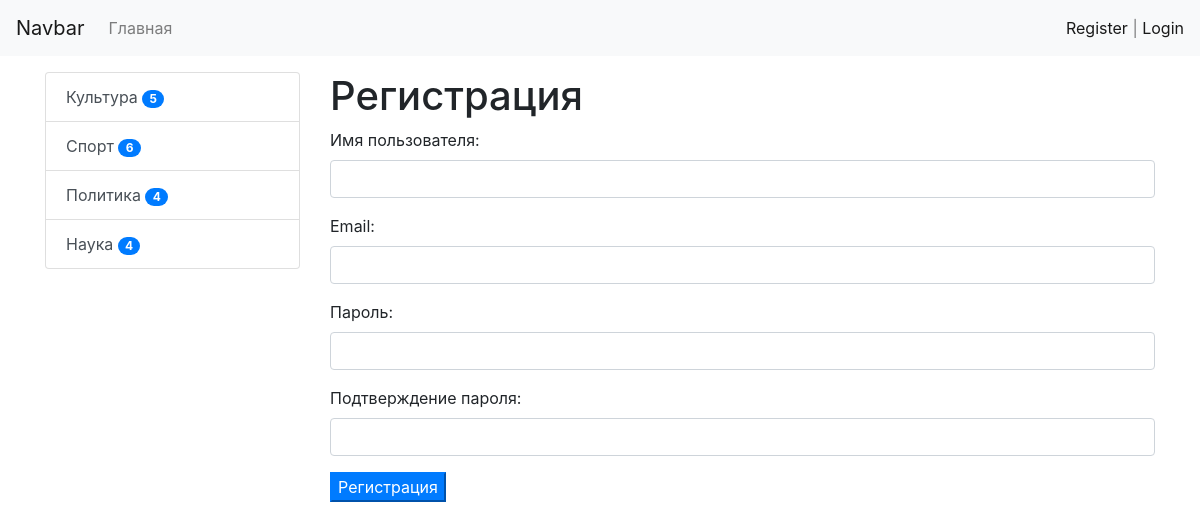
/account/register/, run on the app's committed database.
### news/models.py (models this page shows, shortened)
class Category(models.Model):
    title = models.CharField(max_length=150, db_index=True, verbose_name='Наименование категории')
    def get_absolute_url(self):
        return reverse('category', kwargs={'category_id': self.pk})
    class Meta:
        verbose_name = 'Категория'
        verbose_name_plural = 'Категории'
        ordering = ['title']

### user/views.py (the view)
# urls.py: path('register/', register, name='register'),
def register(request):
    if request.method == 'POST':
        form = UserRegisterForm(request.POST)
        if form.is_valid():
            user = form.save()
            login(request, user)
            messages.success(request, 'Вы успешно зарегистрировались!')
            return redirect('home')
        else:
            messages.error(request, 'Ошибка при регистрации!')
    else:
        form = UserRegisterForm()
    return render(request, 'user/register.html', {'form': form})

### user/forms.py
class UserRegisterForm(UserCreationForm):
    username = forms.CharField(max_length=150, label='Имя пользователя',
                               widget=forms.TextInput(attrs={'class': 'form-control', 'autocomplete': 'off'}))
    password1 = forms.CharField(label='Пароль',
                                widget=forms.PasswordInput(attrs={'class': 'form-control'}))
    password2 = forms.CharField(label='Подтверждение пароля',
                                widget=forms.PasswordInput(attrs={'class': 'form-control'}))
    email = forms.EmailField(label='Email',
                             widget=forms.EmailInput(attrs={'class': 'form-control', 'autocomplete': 'off'}))
    class Meta:
        model = User
        fields = ('username', 'email', 'password1', 'password2')

### news/templatetags/news_tags.py (called while the page is built)
@register.simple_tag()  # декоратор для того, чтобы зарегистрировать функцию в теги шаблона
def get_categories():
    category_list = Category.objects.annotate(cnt=Count('get_news')).filter(cnt__gt=0)
    return category_list

### user/templates/user/register.html (shortened to what this page needs)
{% extends 'base.html' %}
{% block content %}
<form  method="POST">
    <h1> Регистрация </h1>
    {{ form.as_p }}
    <button type="submit" class="btn-primary btm-block">Регистрация</button>
</form>
{% endblock %}

### templates/inc/_sidebar.html
{% load news_tags %}
<div class="list-group">
    {% get_categories as categories %}
    {% for cat_item in categories %}
    <a href="{{ cat_item.get_absolute_url }}" class="list-group-item list-group-item-action" >{{ cat_item.title }} <span class="badge badge-primary badge-pill"> {{ cat_item.cnt }} </span></a>
    {% endfor %}
</div>

### data on the page
Category: title "Культура", cnt "5"
Category: title "Спорт", cnt "6"
Category: title "Политика", cnt "4"
Category: title "Наука", cnt "4"
